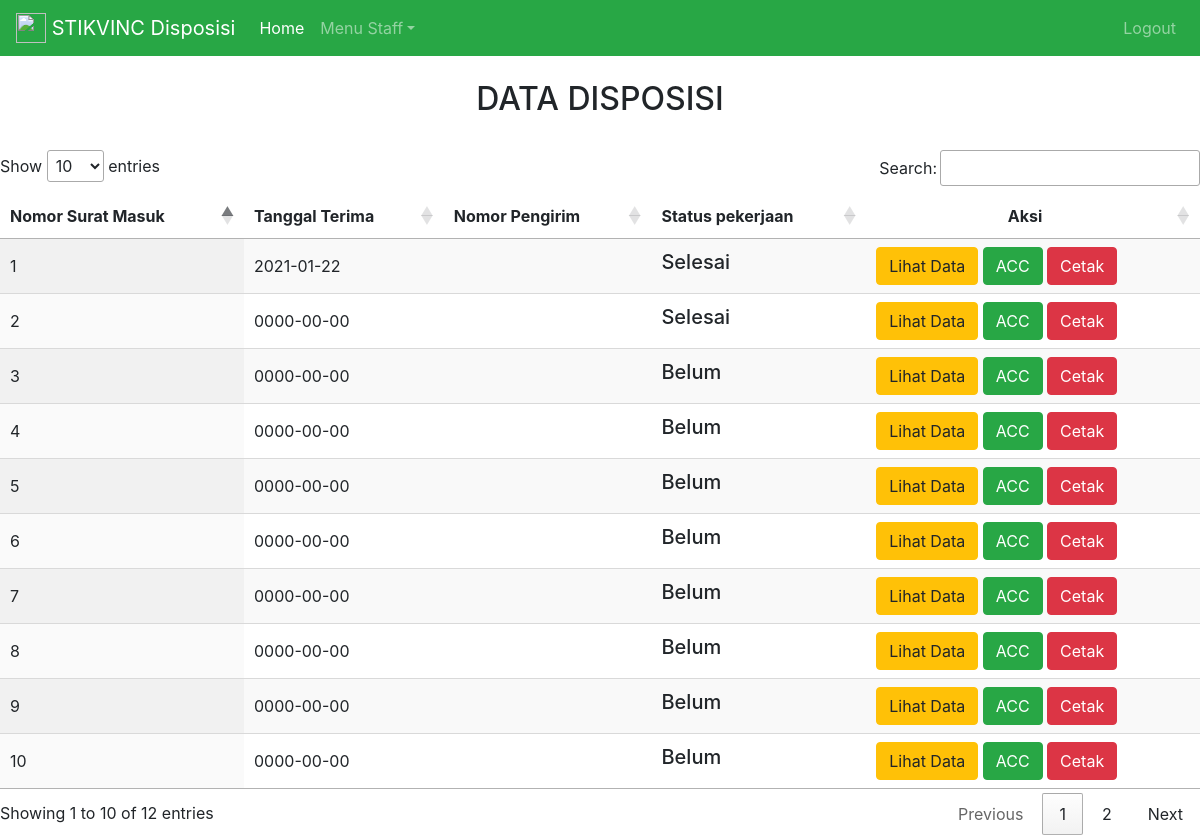
/index.php/disposisi_kepala/tampil_disposisi_kepala, run on the app's committed database.
### tables this page shows
CREATE TABLE `disposisi` (
  `nomor_surat_masuk` int(50) NOT NULL,
  `tanggal_terima` date NOT NULL,
  `tanggal_pengirim` date NOT NULL,
  `nomor_pengirim` varchar(100) NOT NULL,
  `asal_pengirim` varchar(100) NOT NULL,
  `perihal_pengirim` text NOT NULL,
  `ditujukkan_kepada` text NOT NULL,
  `kondisi` varchar(50) NOT NULL,
  `tanggal_disposisi` date NOT NULL,
  `pemberi_disposisi` text NOT NULL,
  `penerima_disposisi` longtext NOT NULL,
  `tanggal_kembali` date NOT NULL,
  `instruksi` text DEFAULT NULL,
  `status` enum('1','2','3') NOT NULL,
  `datetime` datetime DEFAULT NULL
);

### application/controllers/Disposisi_kepala.php (called while the page is built, shortened)
<?php
class Disposisi_kepala extends CI_Controller
{
    function __construct()
    {
        $this->load->model('M_disposisi_kepala');
    }
    function tampil_disposisi_kepala()
    {
        $data['disposisi'] = $this->M_disposisi_kepala->tampil_disposisi_kepala();
        $this->load->view('kepala/tampil_data_disposisi',$data);
    }
}

### index.php (called while the page is built, shortened)
<?php
require_once BASEPATH.'core/CodeIgniter.php';

### application/models/M_disposisi_kepala.php (called while the page is built, shortened)
<?php
class M_disposisi_kepala extends CI_Model
{
    function tampil_disposisi_kepala()
    {
        $this->db->order_by('nomor_surat_masuk','ASC');
        return $this->db->from('disposisi')->get()->result();
    }
}

### application/views/kepala/tampil_data_disposisi.php (the view, shortened to what this page needs)
<!DOCTYPE html>
<html lang="en">
<head>
  <link rel="stylesheet" href="<?php echo base_url('assets/css/bootstrap.css') ?>">
  <link rel="stylesheet" type="text/css" href="https://cdn.datatables.net/1.10.23/css/jquery.dataTables.css">
</head>
<body>
<BR/>
<h2 style="text-align: center;">DATA DISPOSISI</h2>
<br/>
  <table id="tabel_id" class="display">
    <thead>
      <tr>
        <th>Nomor Surat Masuk</th>
        <th>Tanggal Terima</th>
        <th>Nomor Pengirim</th>
        <th>Status pekerjaan</th>
        <th style="text-align: center;">Aksi</th>
      </tr>
    </thead>
    <tbody>
        <?php
          foreach ($disposisi as $d) {
        ?>
          <tr>
            <td><?php echo $d->nomor_surat_masuk; ?></td>
            <td><?php echo $d->tanggal_terima; ?></td>
            <td><?php echo $d->nomor_pengirim; ?></td>
            <td><?php switch ($d->status) {
              case '1':
                echo "<h5>Belum</h5>";
                break;
              case '2' :
                echo "<h5>Proses</h5>";
                break;
              case '3':
                echo "<h5>Selesai</h5>";
                break;
            } ?></td>
            <td>
              <button type="button" nomor_surat_masuk="<?php echo $d->nomor_surat_masuk; ?>" class="lihat btn btn-warning">Lihat Data</button>
              <button type="button" nomor_surat_masuk="<?php echo $d->nomor_surat_masuk; ?>" class="acc btn btn-success">ACC</button>
              <button type="button" nomor_surat_masuk="<?php echo $d->nomor_surat_masuk; ?>" class="cetak btn btn-danger">Cetak</button>
            </td>
          </tr>
        <?php
      }
        ?>
    </tbody>
  </table>
</body>
</html>

### data on the page
disposisi: nomor_surat_masuk "1", tanggal_terima "2021-01-22", status "Selesai"
disposisi: nomor_surat_masuk "2", tanggal_terima "0000-00-00", status "Selesai"
disposisi: nomor_surat_masuk "3", tanggal_terima "0000-00-00", status "Belum"
disposisi: nomor_surat_masuk "4", tanggal_terima "0000-00-00", status "Belum"
disposisi: nomor_surat_masuk "5", tanggal_terima "0000-00-00", status "Belum"
disposisi: nomor_surat_masuk "6", tanggal_terima "0000-00-00", status "Belum"
disposisi: nomor_surat_masuk "7", tanggal_terima "0000-00-00", status "Belum"
disposisi: nomor_surat_masuk "8", tanggal_terima "0000-00-00", status "Belum"
disposisi: nomor_surat_masuk "9", tanggal_terima "0000-00-00", status "Belum"
disposisi: nomor_surat_masuk "10", tanggal_terima "0000-00-00", status "Belum"
